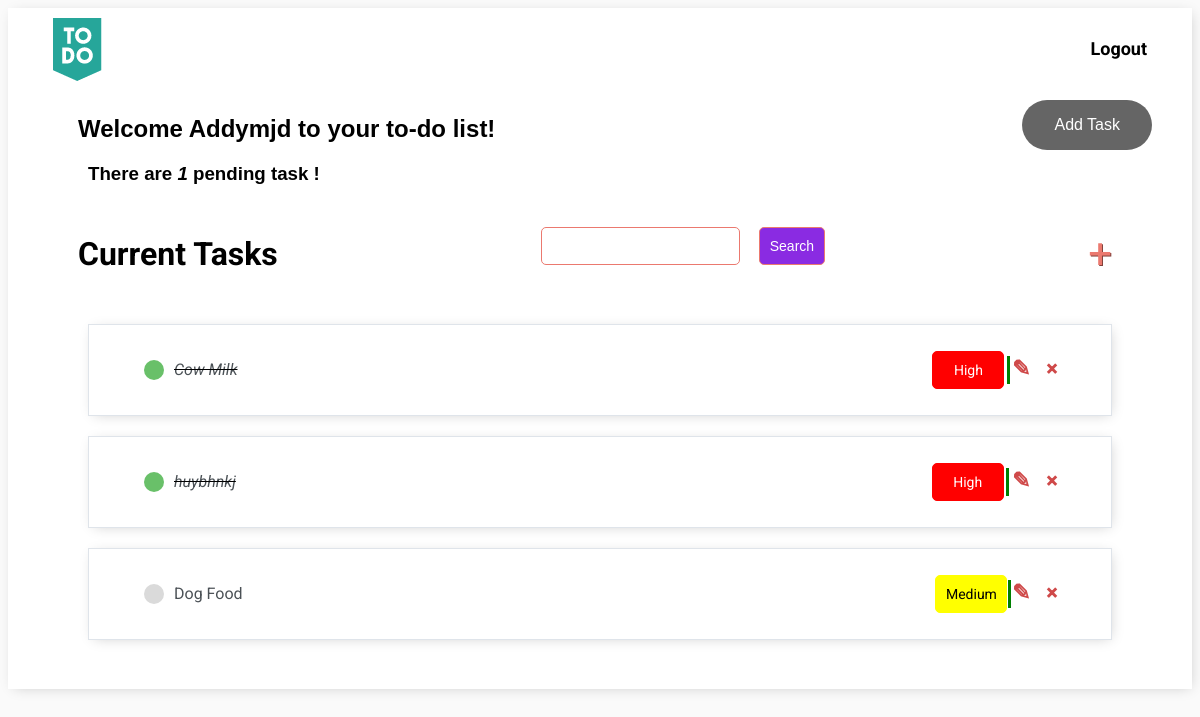
Before: / (signed in) with the older database file.
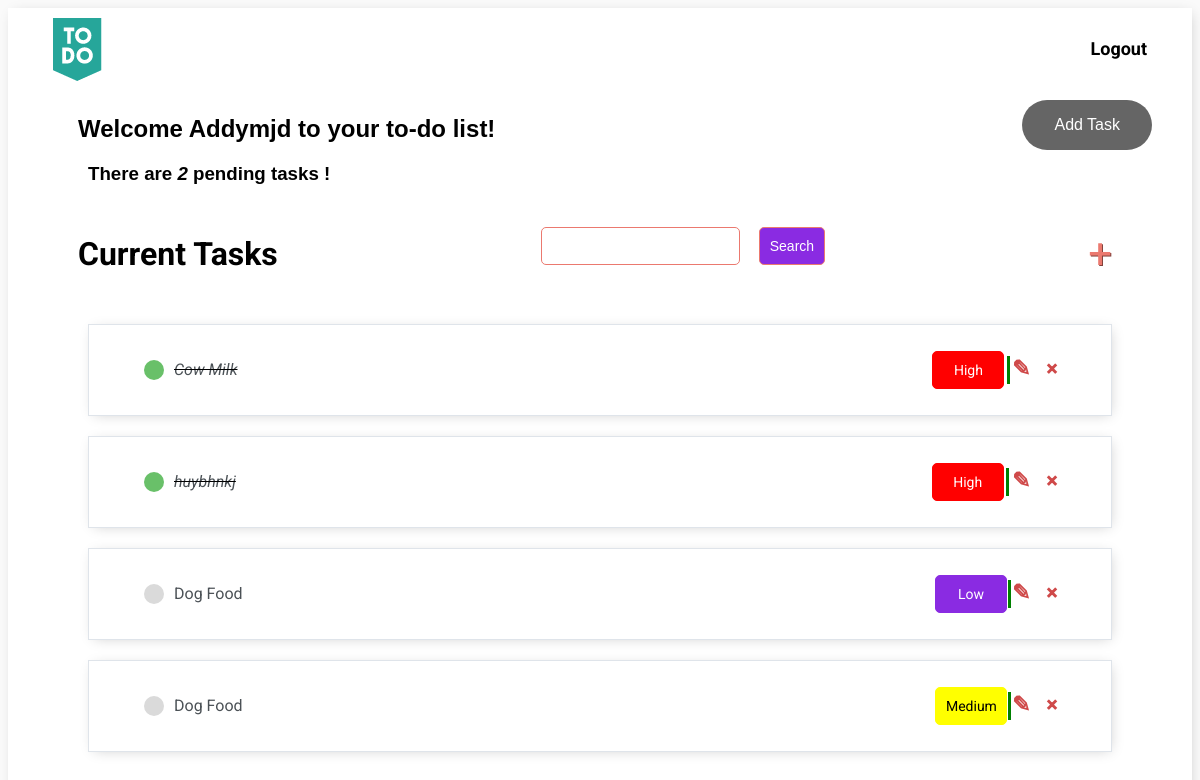
After: the same page with the newer database file.
### useend/models.py (models this page shows)
class Task(models.Model):
    PRIORITY_LIST = (
    ('High', 'High'),
    ('Medium', 'Medium'),
    ('Low','Low')
    )
    user = models.ForeignKey(User,on_delete=models.CASCADE,null=True,blank=True)
    title = models.CharField(max_length=250)
    priority = models.CharField(max_length=20)
    description = models.CharField(max_length=250,null=False,blank=False)
    complete = models.BooleanField(default=False)
    when_created = models.DateTimeField(auto_now_add=True)
    def __str__(self):
        return self.title
    class Meta:
        ordering = ['priority']

### useend/views.py (the view)
# urls.py: path('', TaskList.as_view(), name='tasks'),
class TaskList(LoginRequiredMixin,ListView):
    model = Task
    context_object_name = 'tasks'
    def get_context_data(self, **kwargs):
        context = super().get_context_data(**kwargs)
        context['tasks'] = context['tasks'].filter(user=self.request.user)
        context['count'] = context['tasks'].filter(complete=False).count()
        search_input = self.request.GET.get('search-area') or ''
        if search_input:
            context['tasks'] = context['tasks'].filter(
                title__startswith=search_input)
        context['search_input'] = search_input
        return context

### useend/templates/useend/task_list.html (shortened to what this page needs)
{% extends 'useend/main.html' %}
{% load static %}
{% block content %}
<div class="header-bar" style="headerMain">
    <div class="headerLogo"  >
        <a href="{% url 'tasks' %}"> <img src="{% static 'assets/to-do.png' %}"> </a>
    </div>
    {% if request.user.is_authenticated %}
        <a href="{% url 'logout' %}">Logout</a>
    {% else %}
        <a href="{% url 'login' %}">Login</a>
    {% endif %}
</div>
<div id="outer" style="width:100%;">
   <h2 class="inner extraG">Welcome {{request.user | title}} to your to-do list!</h2>
  <div class="inner btnTask"><button  class="subBtnAdd"> <a class="addTask" href="{% url 'task-create' %}">Add Task</a></button></div>
</div>
    <h3 class="extraP blinking">There are <i>{{count}}</i> pending task{{ count|pluralize:"s" }} !</h3>
<div id="search-add-wrapper">
    <h1 class="headC">Current Tasks  </h1>
    <form method="GET" class="formStyle">
        <input type='text' name='search-area' value="{{search_input}}">
        <input class="button6" type="submit" value='Search'>
    </form>
    <a id="add-link" class="subLink" href="{% url 'task-create' %}">&#x2b;</a>
</div>
<div id="tasklist" class="task-items-wrapper" >
    {% for task in tasks %}
    <div class="task-wrapper" data-position="{{task.pk}}" >
        <div class="task-title" >
            {% if task.complete %}
            <div class="task-complete-icon"></div>
            <i><s><a href="{% url 'task' task.id %}">{{task}}</a></s></i>
             {% else %}
            <div class="task-incomplete-icon"></div>
            <a href="{% url 'task-update' task.id %}">{{task}}</a> {% endif %}
        </div>
       {% if task.priority == 'High' %}
       <div class="button5 spacer" >
       {{task.priority}}
        </div>
        {% elif task.priority == 'Medium' %}
        <div class="button3 spacer" >
       {{task.priority}}
        </div>
        {% else %}
        <div class="button2 spacer" >
       {{task.priority}}
        </div>
        {% endif %}
       <div class= "presser"></div>
        <div class="task-controls mrFix">
            <a class="delete-link" href="{% url 'task-update' task.id %}">&#9998;</a>
            <a class="delete-link" href="{% url 'task-delete' task.id %}">&#215;</a>
        </div>
    </div>
    {% empty %}
    <h3 class="noItem">No items in list</h3>
    {% endfor %}
</div>
    <h3 class="borderCheck"></h3>
{% endblock content %}

### useend/templates/useend/main.html (shortened to what this page needs)
{% load static %}
<html>
<head>
 <link rel="stylesheet"  href="{%  static  'css/style.css'  %}">
</head>
<body>
    <div class="container">
        {% block content %}
        {% endblock content%}
    </div>
</body>
</html>

### useend/static/css/style.css (style rules this page uses)
body { background-color: #FAFAFA; font-family: 'Roboto', sans-serif; }
.container { max-width: auto; max-height: auto; margin: auto; background-color: #fff; -webkit-box-shadow: 2px 2px 13px -4px rgba(0, 0, 0, 0.21); box-shadow: 2px 2px 13px -4px rgba(0, 0, 0, 0.21); }
h1, h2, h3, h4, h5, h6 { font-family: 'Roboto', sans-serif; font-family: 'Ubuntu', sans-serif; }
a, p { color: #4b5156 }
.header-bar { display: flex; justify-content: space-between; color: #000; padding: 10px; border-radius: 5px 5px 0 0; background-color:#fff; }
.header-bar a { color:black; border-color: #000; text-decoration: none; margin-top: 20px; font-weight: bold; padding-right: 35px; font-size: 18px; }
.task-wrapper { display: flex; align-items: center; justify-content: space-between; background-color: #fff; border-top: 1px solid #dfe4ea; border-bottom: 1px solid #dfe4ea; border-left: 1px solid #dfe4ea; transition: transform .2s; border-right: 1px solid #dfe4ea; overflow: hidden; padding-right: 35px; padding-left: 35px; padding-top:15px; padding-bottom:15px; margin-top:20px; margin-left: 80px; margin-right: 80px; -webkit-box-shadow: 2px 2px 13px -4px rgba(0, 0, 0, 0.21); box-shadow: 2px 2px 13px -4px rgba(0, 0, 0, 0.21); border-spacing: 15px 50px; }
.task-title { display: flex; padding: 20px; }
.task-title a { text-decoration: none; color: #4b5156; margin-left: 10px; }
.task-complete-icon { height: 20px; width: 20px; background-color: rgb(105, 192, 105); border-radius: 50%; }
.task-incomplete-icon { height: 20px; width: 20px; background-color: rgb(218, 218, 218); border-radius: 50%; }
.delete-link { text-decoration: none; font-weight: 900; color: #cf4949; font-size: 22px; line-height: 0; padding: 20px 0px; }
.mrFix { margin-right: 18px; }
.borderCheck { padding: 15px; color:white }
#add-link { color: #EB796F; text-decoration: none; font-size: 42px; text-shadow: 1px 1px #81413b; }
#search-add-wrapper { display: flex; justify-content: space-between; align-items: center; padding: 10px; padding-left: 0px; }
.btnTask { display:inline-block; text-align:right; margin-right: 20px; float:right; }
.addTask { text-decoration:none; color:white; }
.subBtnAdd { background-color: #000; border: none; color: white; padding: 16px 32px; text-align: center; font-size: 16px; opacity: 0.6; transition: 0.3s; display: inline-block; text-decoration: none; cursor: pointer; margin-top:5px; margin-right: 20px; border-radius:25px; }
input[type=text], input[type=password] { border: 1px solid #EB796F; border-radius: 5px; padding: 10px; width: 90%; }
.subLink { margin-right:70px; }
.extraG { padding-left:70px; display:inline-block; }
.formStyle { display: flex; }
.headerLogo { margin-left: 35px; }
.spacer { margin-left:70%; }
.presser { border-left: 3px solid green; height: 28px; margin-right:0px; }
.extraP { margin-left:80px; margin-top:0px; }
.button6 { border: 1px solid #EB796F; background-color: blueviolet; color: white; padding: 10px; margin-left: 15px; font-size: 14px; border-radius: 5px; cursor: pointer; text-decoration: none; }
.button2 { border: 1px solid blueviolet; background-color: blueviolet; color: white; padding: 10px; font-size: 14px; max-width: 50px; text-align:center; min-width: 50px; border-radius: 5px; cursor: pointer; text-decoration: none; }
.button3 { border: 1px solid yellow; background-color: yellow; color: black; padding: 10px; font-size: 14px; min-width: 50px; max-width: 50px; text-align:center; border-radius: 5px; cursor: pointer; text-decoration: none; }
.button5 { border: 1px solid red; background-color: red; color: white; text-align:center; padding: 10px; max-width: 50px; font-size: 14px; border-radius: 5px; min-width: 50px; cursor: pointer; text-decoration: none; }
.headC { margin-left:70px; font-weight:bolder; font-family: 'Roboto', sans-serif; }
.blinking { animation:blinkingText 1.2s infinite; }

Changed rows visible on the page:
added Task: title "Dog Food", priority "Low"
Other visible differences:
{{ count }}: "1" → "2"
